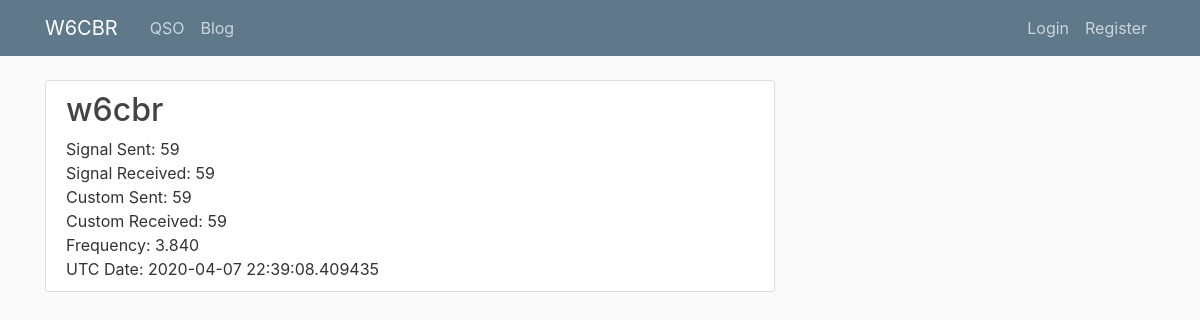
The page /contact/2 on the database its author committed.
### app/models.py (models this page shows, shortened)
class Qso (db.Model):
    id = db.Column(db.Integer, primary_key=True)
    callsign = db.Column(db.String(20), nullable=False)
    signal_sent = db.Column(db.String(20), nullable=False)
    signal_received = db.Column(db.String(20), nullable=False)
    custom_sent = db.Column(db.String(20), nullable=False)
    custom_received = db.Column(db.String(20), nullable=False)
    frequency_used = db.Column(db.String(20), nullable=False)
    qso_date = db.Column(db.DateTime, nullable=False, default=datetime.utcnow)

### app/dashboard.py (the view)
@app.route("/contact/<int:contact_id>")
def contact(contact_id):
    contact = Qso.query.get_or_404(contact_id)
    return render_template('public/contact.html', title=contact.callsign, contact=contact)

### app/templates/public/contact.html (shortened to what this page needs)
{% extends "/dashboard/template/dashboard_template.html" %}
{% block main %}
<div class="content-section" xmlns="http://www.w3.org/1999/html">
    <h2>{{ contact.callsign }}</h2>
    Signal Sent: {{ contact.signal_sent }}</br>
    Signal Received: {{ contact.signal_received }}</br>
    Custom Sent: {{ contact.custom_sent }}</br>
    Custom Received: {{ contact.custom_received }}</br>
    Frequency: {{ contact.frequency_used }}</br>
    UTC Date: {{ contact.qso_date }}</br>
</div>
{% endblock %}

### app/static/css/main.css (style rules this page uses)
body { background: #fafafa; color: #333333; margin-top: 5rem; }
h1, h2, h3, h4, h5, h6 { color: #444444; }
.content-section { background: #ffffff; padding: 10px 20px; border: 1px solid #dddddd; border-radius: 3px; margin-bottom: 20px; }

### rows shown on the page
Qso: callsign "w6cbr", signal_sent "59", signal_received "59", custom_sent "59", custom_received "59", frequency_used "3.840", qso_date "2020-04-07 22:39:08.409435"
